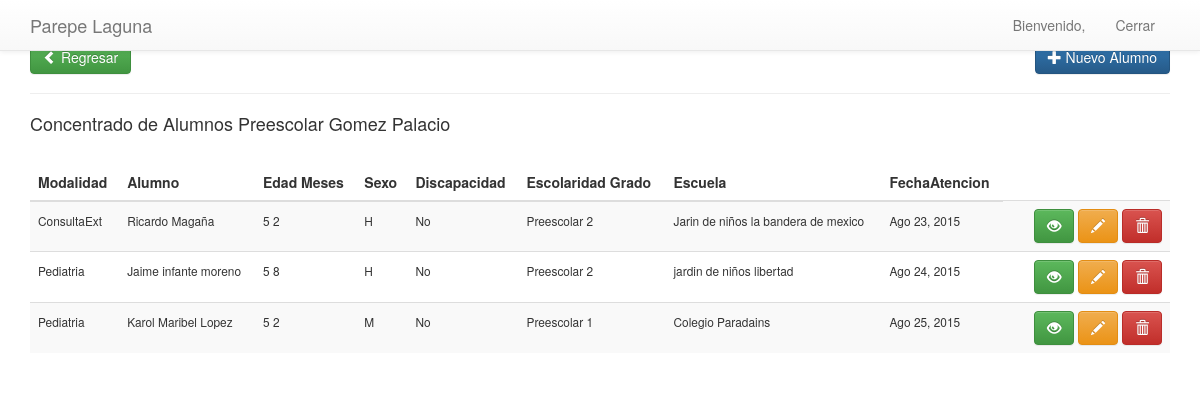
/lispreeg/, run on the app's committed database.
### apps/principal/models.py (models this page shows, shortened)
class TimeStampModel(models.Model):
    user     = models.ForeignKey(settings.AUTH_USER_MODEL,null=True,blank=True)
    fecha    = models.DateTimeField(auto_now_add=True)
    modified = models.DateTimeField(auto_now=True)
    class Meta:
        abstract = True

class Alumno(TimeStampModel):
    Opsexo = (
        ('H', 'Hombre'),
        ('M', 'Mujer'),
        )
    Op2 = (
        ('Si', 'Si'),
        ('No', 'No'),
        )
    opesc=(
        ('Preescolar','Preescolar'),
        ('Primaria' ,'Primaria'),
        ('Secundaria','Secundaria'),
        ('No Estudia y tiene edad escolar',  'No Estudia y tiene edad escolar'),
        ('Bachillerato', 'Bachillerato'),
        ('No Tiene Edad escolar',  'No Tiene Edad escolar'),
        ('Cam', 'Cam'),
        ('Cil', 'Cil'),
        )
    Disca=(
        ('No', 'No'),
        ('Motriz','Motriz'),
        ('Visual', 'Visual'),
        ('Auditiva', 'Auditiva'),
        ('Intelectual', 'Intelectual'),
        ('Otra', 'Otra'),
        )
    tp =(
            ('Pediatria','Pediatria'),
            ('ConsultaExt','Consulta Externa'),
            ('AtencionDom','Atencion Domiciliaria'),
        )
    at = (
            ('Pedagogia','Pedagogia'),
            ('Psicologia','Psicologia'),
        )
    folio = models.IntegerField()
    hospital = models.ForeignKey('Hospital')
    atencion = models.CharField(max_length=10,null=True,blank=True,choices=at)
    ciclo = models.ForeignKey('Cicloescolar',default=1)
    modalidad = models.CharField(max_length=25,null=True,default=True,choices=tp)
    nombre = models.CharField(max_length=180)
    edad = models.IntegerField()
    meses = models.IntegerField()
    sexo = models.CharField(max_length=1,choices=Opsexo)
    coloniaal = models.CharField(max_length=100)
    callenumal = models.CharField(max_length=100)
    localidadal = models.CharField(max_length=80)
    discapacidad = models.CharField(max_length=12,choices=Disca)
    grado = models.IntegerField()
    escolaridad = models.CharField(max_length=40,choices=opesc)
    escuela = models.CharField(max_length=100)
    coloniaesc = models.CharField(max_length=80)
    direccionesc = models.CharField(max_length=120, null=True,blank=True)
    localidadesc = models.CharField(max_length=100)
    especialidad = models.CharField(max_length=80)
    diagnostico = models.CharField(max_length=80)
    fechaatencion  = models.DateField()
    horainicio = models.TimeField()
    horafin = models.TimeField()
    tema = models.CharField(max_length=80)
    observacion = models.TextField()

### apps/principal/views.py (the view)
# urls.py: url(r'^lispreeg/$',views.ListaAlumnosPreegomez.as_view(),name='list_preegom'),
class ListaAlumnosPreegomez(LoginRequiredMixin,GroupRequiredMixin,ListView): # Prescolar Gomez Acumulado
	context_object_name = 'alumnos'
	template_name = 'principal/alumnosxx.html'
	model = Alumno
	group_required = ['gomez','super']
	def get_queryset(self):
		return super(ListaAlumnosPreegomez,self).get_queryset().filter(escolaridad='Preescolar',hospital=1,ciclo__status=True)
	def get_context_data(self, **kwargs): #para saber si  ya  existe el alumo para la foto
		context = super(ListaAlumnosPreegomez, self).get_context_data(**kwargs)
		context['hospital'] = "Concentrado de Alumnos Preescolar Gomez Palacio"
		return context

### apps/principal/templates/principal/alumnosxx.html (shortened to what this page needs)
{% extends "principal/base_principal.html" %}
{% block content %}
{% include "principal/navbar.html" %}
<div class="container">
        <div class="page-header">
            <br>
          <h4>
           <a href="/" class="btn btn-success">
                            <span class="glyphicon glyphicon-chevron-left"></span> Regresar
            </a>
            <a class="btn btn-primary pull-right" href="/addalumno">
                    <span class="glyphicon glyphicon-plus"></span> Nuevo Alumno
                </a>
          </h4>
        </div>
          <div class="row">
            <div class="col-md-12">
                <table class="table table-striped table-hover">
                <thead>
                    <tr>
                        <th>Modalidad</th>
                        <th>Alumno</th>
                        <th>Edad Meses</th>
                        <th>Sexo</th>
                        <th>Discapacidad</th>
                        <th>Escolaridad Grado</th>
                        <th>Escuela</th>
                        <th>FechaAtencion</th>
                    </tr>
                    </thead>
                    <tbody>
                        <h4><p>{{hospital}}</p></h4>
                         <br>
                        {%for a in alumnos%}
                        <tr>
                             <td>
                                 <small>{{a.modalidad}}</small>
                            </td>
                            <td>
                                <small>{{a.nombre}}</small>
                            </td>
                            <td>
                               <small>{{a.edad}} {{a.meses}}</small>
                            </td>
                            <td>
                                <small>{{a.sexo}}</small>
                            </td>
                            <td>
                                <small>{{a.discapacidad}}</small>
                            </td>
                            <td>
                                <small>{{a.escolaridad}} {{a.grado}}</small>
                            </td>
                            <td>
                                <small>{{a.escuela}}</small>
                            </td>
                            <td>
                                <small>{{a.fechaatencion|date:"M d, Y"}}</small>
                            </td>
                            <td>
                                <td class="text-right">
                                <a href="#" class="btn btn-success"><span class="glyphicon glyphicon-eye-open"></span></a>
                                <a href="{% url 'principal_app:alumno_update' a.id %}"  class="btn btn-warning"><span class="glyphicon glyphicon-pencil"></span></a>
                                <a href="#" class="btn btn-danger"><span class="glyphicon glyphicon-trash"></span></a>
                            </td>
                        </tr>
                        {%endfor%}
                        </tbody>
                </table>
            </div>
        </div>
    </div>
{%endblock%}

### apps/principal/static/css/estilos.css (style rules this page uses)
body { margin-top: 60px; }
.page-header { margin: 10px 0 10px !important; font-weight: bolder; }

### apps/principal/static/css/sb-admin.css (style rules this page uses)
@media (min-width:768px) { body { margin-top: 2px; } }

### data on the page
Alumno: modalidad "ConsultaExt", nombre "Ricardo Magaña", edad "5", meses "2", sexo "H", discapacidad "No", escolaridad "Preescolar", grado "2", escuela "Jarin de niños la bandera de mexico", fechaatencion "Ago 23, 2015"
Alumno: modalidad "Pediatria", nombre "Jaime infante moreno", edad "5", meses "8", sexo "H", discapacidad "No", escolaridad "Preescolar", grado "2", escuela "jardin de niños libertad", fechaatencion "Ago 24, 2015"
Alumno: modalidad "Pediatria", nombre "Karol Maribel Lopez", edad "5", meses "2", sexo "M", discapacidad "No", escolaridad "Preescolar", grado "1", escuela "Colegio Paradains", fechaatencion "Ago 25, 2015"

### other printed values
{{ hospital }} "Concentrado de Alumnos Preescolar Gomez Palacio"
